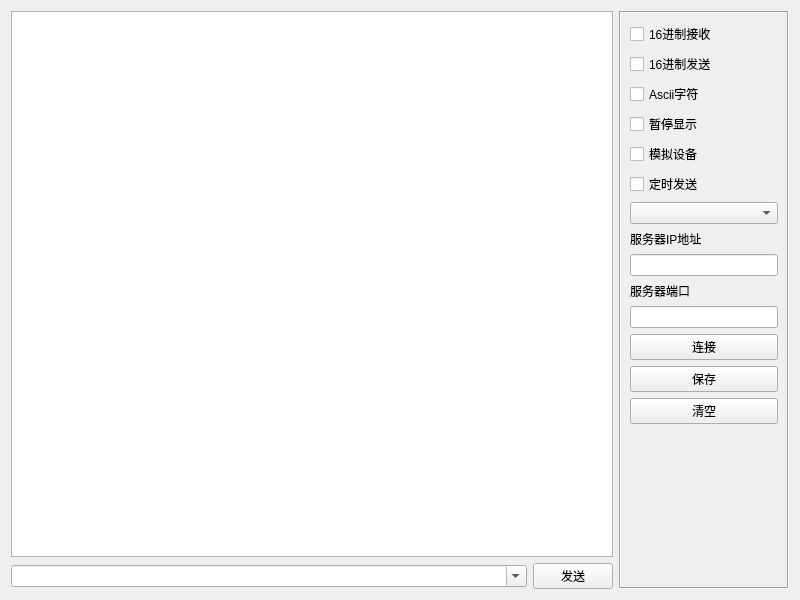
<?xml version="1.0" encoding="UTF-8"?>
<ui version="4.0">
 <class>frmTcpClient</class>
 <widget class="QWidget" name="frmTcpClient">
  <property name="geometry">
   <rect>
    <x>0</x>
    <y>0</y>
    <width>800</width>
    <height>600</height>
   </rect>
  </property>
  <property name="windowTitle">
   <string>Form</string>
  </property>
  <layout class="QGridLayout" name="gridLayout">
   <item row="0" column="0">
    <widget class="QTextEdit" name="txtMain">
     <property name="readOnly">
      <bool>true</bool>
     </property>
    </widget>
   </item>
   <item row="0" column="1" rowspan="2">
    <widget class="QFrame" name="frame">
     <property name="minimumSize">
      <size>
       <width>170</width>
       <height>0</height>
      </size>
     </property>
     <property name="maximumSize">
      <size>
       <width>170</width>
       <height>16777215</height>
      </size>
     </property>
     <property name="frameShape">
      <enum>QFrame::Box</enum>
     </property>
     <property name="frameShadow">
      <enum>QFrame::Sunken</enum>
     </property>
     <layout class="QVBoxLayout" name="verticalLayout_5">
      <property name="leftMargin">
       <number>9</number>
      </property>
      <property name="topMargin">
       <number>9</number>
      </property>
      <property name="rightMargin">
       <number>9</number>
      </property>
      <property name="bottomMargin">
       <number>9</number>
      </property>
      <item>
       <widget class="QCheckBox" name="ckHexReceive">
        <property name="text">
         <string>16进制接收</string>
        </property>
       </widget>
      </item>
      <item>
       <widget class="QCheckBox" name="ckHexSend">
        <property name="text">
         <string>16进制发送</string>
        </property>
       </widget>
      </item>
      <item>
       <widget class="QCheckBox" name="ckAscii">
        <property name="text">
         <string>Ascii字符</string>
        </property>
       </widget>
      </item>
      <item>
       <widget class="QCheckBox" name="ckShow">
        <property name="text">
         <string>暂停显示</string>
        </property>
       </widget>
      </item>
      <item>
       <widget class="QCheckBox" name="ckDebug">
        <property name="text">
         <string>模拟设备</string>
        </property>
       </widget>
      </item>
      <item>
       <widget class="QCheckBox" name="ckAutoSend">
        <property name="text">
         <string>定时发送</string>
        </property>
       </widget>
      </item>
      <item>
       <widget class="QComboBox" name="cboxInterval"/>
      </item>
      <item>
       <widget class="QLabel" name="labServerIP">
        <property name="text">
         <string>服务器IP地址</string>
        </property>
       </widget>
      </item>
      <item>
       <widget class="QLineEdit" name="txtServerIP"/>
      </item>
      <item>
       <widget class="QLabel" name="labServerPort">
        <property name="text">
         <string>服务器端口</string>
        </property>
       </widget>
      </item>
      <item>
       <widget class="QLineEdit" name="txtServerPort"/>
      </item>
      <item>
       <widget class="QPushButton" name="btnConnect">
        <property name="text">
         <string>连接</string>
        </property>
       </widget>
      </item>
      <item>
       <widget class="QPushButton" name="btnSave">
        <property name="text">
         <string>保存</string>
        </property>
       </widget>
      </item>
      <item>
       <widget class="QPushButton" name="btnClear">
        <property name="text">
         <string>清空</string>
        </property>
       </widget>
      </item>
      <item>
       <spacer name="spacer">
        <property name="orientation">
         <enum>Qt::Vertical</enum>
        </property>
        <property name="sizeHint" stdset="0">
         <size>
          <width>20</width>
          <height>40</height>
         </size>
        </property>
       </spacer>
      </item>
     </layout>
    </widget>
   </item>
   <item row="1" column="0">
    <widget class="QWidget" name="widget" native="true">
     <layout class="QHBoxLayout" name="layTcpClient">
      <property name="leftMargin">
       <number>0</number>
      </property>
      <property name="topMargin">
       <number>0</number>
      </property>
      <property name="rightMargin">
       <number>0</number>
      </property>
      <property name="bottomMargin">
       <number>0</number>
      </property>
      <item>
       <widget class="QComboBox" name="cboxData">
        <property name="sizePolicy">
         <sizepolicy hsizetype="Ignored" vsizetype="Fixed">
          <horstretch>0</horstretch>
          <verstretch>0</verstretch>
         </sizepolicy>
        </property>
        <property name="editable">
         <bool>true</bool>
        </property>
       </widget>
      </item>
      <item>
       <widget class="QPushButton" name="btnSend">
        <property name="minimumSize">
         <size>
          <width>80</width>
          <height>0</height>
         </size>
        </property>
        <property name="maximumSize">
         <size>
          <width>80</width>
          <height>16777215</height>
         </size>
        </property>
        <property name="text">
         <string>发送</string>
        </property>
       </widget>
      </item>
     </layout>
    </widget>
   </item>
  </layout>
 </widget>
 <resources/>
 <connections/>
</ui>
